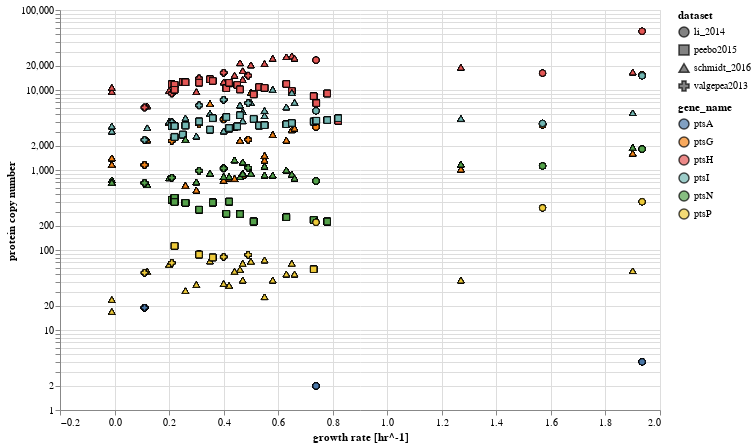

Source (notebook cell):
### Markdown cell above
There seems to be some outlier-weirdness in the Tanguichi and Valgepea datasets. that will definitely require some more thought and dissection. 

# Part II: Copy Numbers of Molecular Constituents

With these datasets in hand, we can start to exactly measure the total copy numbers of each class of molecular species that may set the speed limit of bacterial growth. 


## Sugar Transport
A simple order-of-magnitude estimate suggests that on the order of $\approx 10^3 - 10^4$ per cell. With the GO term annotated data, we can start to look at this, although I don't understand as of yet how to deal with the oligomeric state (maybe it's okay to assume everything is a tetramer? at least as an approsimation)

### Code cell
# Isolate the sugar transporter. 
sugar_tporter = go_terms[go_terms['gene_name'].str.contains('pts')]

base =  alt.Chart(sugar_tporter[sugar_tporter['tot_per_cell'] > 0], width=600, height=400)

points = base.mark_point(size=40).encode(
    x=alt.X('growth_rate_hr', axis=alt.Axis(title='growth rate [hr^-1]')),
    y=alt.Y('tot_per_cell', axis=alt.Axis(title='protein copy number'), scale=alt.Scale(type='log')),
    stroke=alt.value('black'),
    strokeWidth = alt.value(1),
    fill='gene_name',
    shape='dataset',
    tooltip=['gene_name', 'condition', 'dataset']).interactive()
points

### Figure 1 — Vega-Lite specification as saved in the notebook (floating-point values rounded to 4 significant figures; data arrays with more than 128 entries replaced by an {"elided": "..."} marker saying what was removed)
{"$schema": "https://vega.github.io/schema/vega-lite/v3.4.0.json", "config": {"mark": {"tooltip": null}, "view": {"height": 300, "width": 400}}, "data": {"name": "data-5f7d30e9cac354ce5c89fbc6bd0bcecb"}, "datasets": {"data-5f7d30e9cac354ce5c89fbc6bd0bcecb": {"elided": "4185 records"}}, "encoding": {"fill": {"field": "gene_name", "type": "nominal"}, "shape": {"field": "dataset", "type": "nominal"}, "stroke": {"value": "black"}, "strokeWidth": {"value": 1}, "tooltip": [{"field": "gene_name", "type": "nominal"}, {"field": "condition", "type": "nominal"}, {"field": "dataset", "type": "nominal"}], "x": {"axis": {"title": "growth rate [hr^-1]"}, "field": "growth_rate_hr", "type": "quantitative"}, "y": {"axis": {"title": "protein copy number"}, "field": "tot_per_cell", "scale": {"type": "log"}, "type": "quantitative"}}, "height": 400, "mark": {"size": 40, "type": "point"}, "selection": {"selector023": {"bind": "scales", "encodings": ["x", "y"], "type": "interval"}}, "width": 600}
